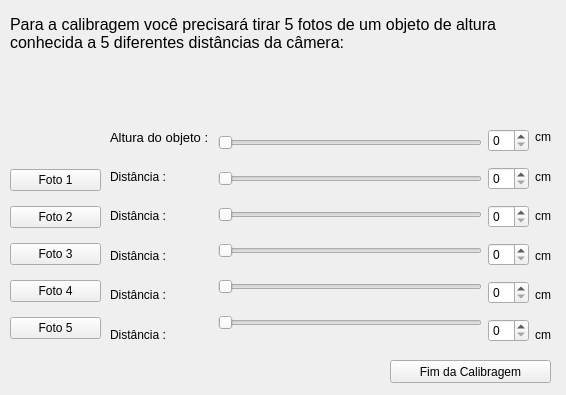
<?xml version="1.0" encoding="UTF-8"?>
<ui version="4.0">
 <class>JaneladeCalibragem</class>
 <widget class="QWidget" name="JaneladeCalibragem">
  <property name="geometry">
   <rect>
    <x>0</x>
    <y>0</y>
    <width>566</width>
    <height>395</height>
   </rect>
  </property>
  <property name="windowTitle">
   <string>Janela de Calibragem</string>
  </property>
  <widget class="QLabel" name="label_6">
   <property name="geometry">
    <rect>
     <x>720</x>
     <y>380</y>
     <width>57</width>
     <height>15</height>
    </rect>
   </property>
   <property name="text">
    <string>cm</string>
   </property>
  </widget>
  <widget class="QPushButton" name="pushButton">
   <property name="geometry">
    <rect>
     <x>390</x>
     <y>360</y>
     <width>161</width>
     <height>23</height>
    </rect>
   </property>
   <property name="text">
    <string>Fim da Calibragem</string>
   </property>
  </widget>
  <widget class="QLabel" name="label_3">
   <property name="geometry">
    <rect>
     <x>10</x>
     <y>14</y>
     <width>551</width>
     <height>57</height>
    </rect>
   </property>
   <property name="font">
    <font>
     <pointsize>12</pointsize>
    </font>
   </property>
   <property name="text">
    <string>Para a calibragem você precisará tirar 5 fotos de um objeto de altura
conhecida a 5 diferentes distâncias da câmera:
</string>
   </property>
  </widget>
  <widget class="QWidget" name="">
   <property name="geometry">
    <rect>
     <x>10</x>
     <y>160</y>
     <width>91</width>
     <height>191</height>
    </rect>
   </property>
   <layout class="QVBoxLayout" name="verticalLayout_5">
    <item>
     <widget class="QPushButton" name="pushButton_2">
      <property name="text">
       <string>Foto 1</string>
      </property>
     </widget>
    </item>
    <item>
     <widget class="QPushButton" name="pushButton_3">
      <property name="text">
       <string>Foto 2</string>
      </property>
     </widget>
    </item>
    <item>
     <widget class="QPushButton" name="pushButton_5">
      <property name="text">
       <string>Foto 3</string>
      </property>
     </widget>
    </item>
    <item>
     <widget class="QPushButton" name="pushButton_4">
      <property name="text">
       <string>Foto 4</string>
      </property>
     </widget>
    </item>
    <item>
     <widget class="QPushButton" name="pushButton_6">
      <property name="text">
       <string>Foto 5</string>
      </property>
     </widget>
    </item>
   </layout>
  </widget>
  <widget class="QWidget" name="">
   <property name="geometry">
    <rect>
     <x>110</x>
     <y>120</y>
     <width>441</width>
     <height>231</height>
    </rect>
   </property>
   <layout class="QHBoxLayout" name="horizontalLayout">
    <item>
     <layout class="QVBoxLayout" name="verticalLayout_4">
      <item>
       <widget class="QLabel" name="label">
        <property name="font">
         <font>
          <pointsize>10</pointsize>
         </font>
        </property>
        <property name="text">
         <string>Altura do objeto : </string>
        </property>
       </widget>
      </item>
      <item>
       <widget class="QLabel" name="label_4">
        <property name="text">
         <string>Distância :</string>
        </property>
       </widget>
      </item>
      <item>
       <widget class="QLabel" name="label_10">
        <property name="text">
         <string>Distância :</string>
        </property>
       </widget>
      </item>
      <item>
       <widget class="QLabel" name="label_13">
        <property name="text">
         <string>Distância :</string>
        </property>
       </widget>
      </item>
      <item>
       <widget class="QLabel" name="label_16">
        <property name="text">
         <string>Distância :</string>
        </property>
       </widget>
      </item>
      <item>
       <widget class="QLabel" name="label_15">
        <property name="text">
         <string>Distância :</string>
        </property>
       </widget>
      </item>
     </layout>
    </item>
    <item>
     <layout class="QVBoxLayout" name="verticalLayout_3">
      <item>
       <widget class="QSlider" name="horizontalSlider">
        <property name="orientation">
         <enum>Qt::Horizontal</enum>
        </property>
       </widget>
      </item>
      <item>
       <widget class="QSlider" name="horizontalSlider_2">
        <property name="orientation">
         <enum>Qt::Horizontal</enum>
        </property>
       </widget>
      </item>
      <item>
       <widget class="QSlider" name="horizontalSlider_4">
        <property name="orientation">
         <enum>Qt::Horizontal</enum>
        </property>
       </widget>
      </item>
      <item>
       <widget class="QSlider" name="horizontalSlider_5">
        <property name="orientation">
         <enum>Qt::Horizontal</enum>
        </property>
       </widget>
      </item>
      <item>
       <widget class="QSlider" name="horizontalSlider_6">
        <property name="orientation">
         <enum>Qt::Horizontal</enum>
        </property>
       </widget>
      </item>
      <item>
       <widget class="QSlider" name="horizontalSlider_3">
        <property name="orientation">
         <enum>Qt::Horizontal</enum>
        </property>
       </widget>
      </item>
     </layout>
    </item>
    <item>
     <layout class="QVBoxLayout" name="verticalLayout_2">
      <item>
       <widget class="QSpinBox" name="spinBox"/>
      </item>
      <item>
       <widget class="QSpinBox" name="spinBox_2"/>
      </item>
      <item>
       <widget class="QSpinBox" name="spinBox_3"/>
      </item>
      <item>
       <widget class="QSpinBox" name="spinBox_4"/>
      </item>
      <item>
       <widget class="QSpinBox" name="spinBox_5"/>
      </item>
      <item>
       <widget class="QSpinBox" name="spinBox_6"/>
      </item>
     </layout>
    </item>
    <item>
     <layout class="QVBoxLayout" name="verticalLayout">
      <item>
       <widget class="QLabel" name="label_2">
        <property name="text">
         <string>cm</string>
        </property>
       </widget>
      </item>
      <item>
       <widget class="QLabel" name="label_5">
        <property name="text">
         <string>cm</string>
        </property>
       </widget>
      </item>
      <item>
       <widget class="QLabel" name="label_9">
        <property name="text">
         <string>cm</string>
        </property>
       </widget>
      </item>
      <item>
       <widget class="QLabel" name="label_12">
        <property name="text">
         <string>cm</string>
        </property>
       </widget>
      </item>
      <item>
       <widget class="QLabel" name="label_17">
        <property name="text">
         <string>cm</string>
        </property>
       </widget>
      </item>
      <item>
       <widget class="QLabel" name="label_7">
        <property name="text">
         <string>cm</string>
        </property>
       </widget>
      </item>
     </layout>
    </item>
   </layout>
  </widget>
  <zorder>label</zorder>
  <zorder>label_2</zorder>
  <zorder>horizontalSlider</zorder>
  <zorder>label_4</zorder>
  <zorder>horizontalSlider_2</zorder>
  <zorder>label_5</zorder>
  <zorder>label_9</zorder>
  <zorder>label_10</zorder>
  <zorder>horizontalSlider_4</zorder>
  <zorder>label_12</zorder>
  <zorder>label_13</zorder>
  <zorder>horizontalSlider_5</zorder>
  <zorder>label_6</zorder>
  <zorder>horizontalSlider_3</zorder>
  <zorder>label_7</zorder>
  <zorder>label_15</zorder>
  <zorder>label_16</zorder>
  <zorder>label_17</zorder>
  <zorder>horizontalSlider_6</zorder>
  <zorder>pushButton</zorder>
  <zorder>pushButton_2</zorder>
  <zorder>pushButton_3</zorder>
  <zorder>pushButton_4</zorder>
  <zorder>pushButton_5</zorder>
  <zorder>pushButton_6</zorder>
  <zorder>label_3</zorder>
  <zorder>spinBox</zorder>
  <zorder>spinBox_2</zorder>
  <zorder>spinBox_3</zorder>
  <zorder>spinBox_4</zorder>
  <zorder>spinBox_5</zorder>
  <zorder>spinBox_6</zorder>
  <zorder>spinBox_2</zorder>
 </widget>
 <resources/>
 <connections/>
</ui>
